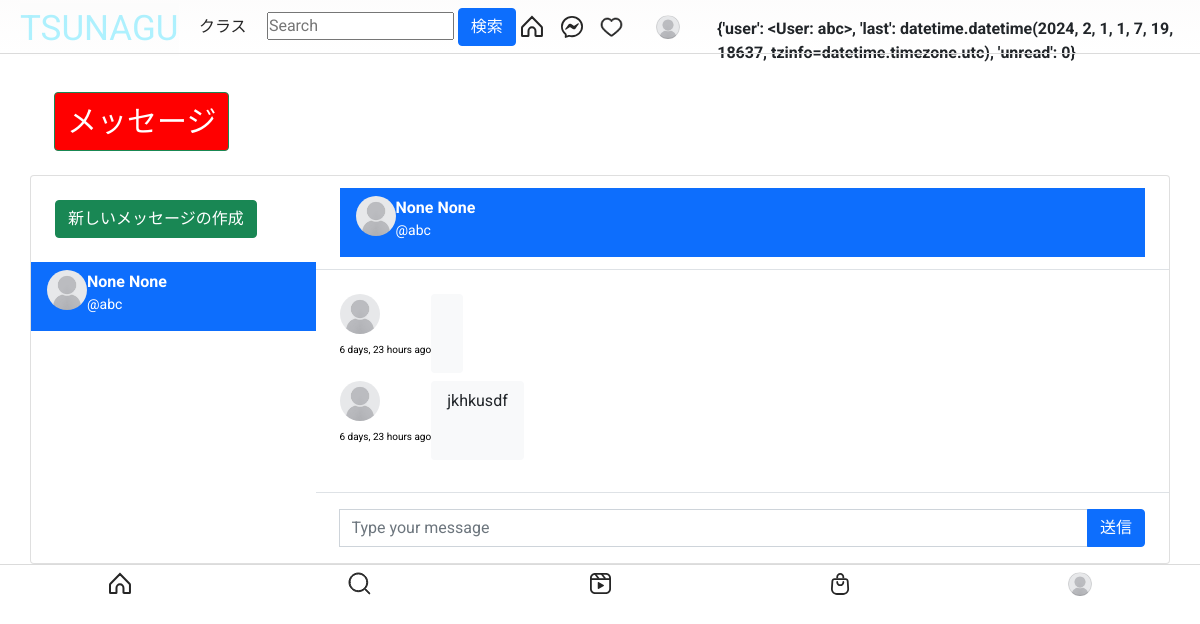
The app's page /message/ (signed in) with its own data.
### User_app/models.py (models this page shows, shortened)
class Profile(models.Model):
    user = models.OneToOneField(User, related_name='profile', on_delete=models.CASCADE)
    image = models.ImageField(upload_to="profile_pciture", null=True, default="default.jpg")
    first_name = models.CharField(max_length=200, null=True, blank=True)
    last_name = models.CharField(max_length=200, null=True, blank=True)
    bio = models.CharField(max_length=200, null=True, blank=True)
    location = models.CharField(max_length=200, null=True, blank=True)
    url = models.URLField(max_length=200, null=True, blank=True)
    favourite = models.ManyToManyField(Post, blank=True)

### direct_app/models.py (models this page shows, shortened)
class Message(models.Model):
    user = models.ForeignKey(User, on_delete=models.CASCADE, related_name="user",verbose_name='ユーザー名')
    sender = models.ForeignKey(User, on_delete=models.CASCADE, related_name="from_user",verbose_name='送信者')
    reciepient = models.ForeignKey(User, on_delete=models.CASCADE, related_name="to_user",verbose_name='受信者')
    body = models.TextField(null=True)
    date = models.DateTimeField(auto_now_add=True,verbose_name='日付')
    is_read = models.BooleanField(default=False)
    class Meta:
        verbose_name_plural='メッセージ'
    def get_message(user):
        users = []
        messages = Message.objects.filter(user=user).values('reciepient').annotate(last=Max('date')).order_by('-last')
        for message in messages:
            users.append({
                'user': User.objects.get(pk=message['reciepient']),
                'last': message['last'],
                'unread': Message.objects.filter(user=user, reciepient__pk=message['reciepient'], is_read=False).count()
            })
        return users

### direct_app/views.py (the view)
# urls.py: path('', inbox, name="message"),
@login_required
def inbox(request):
    user = request.user
    messages = Message.get_message(user=request.user)
    active_direct = None
    directs = None
    profile = get_object_or_404(Profile, user=user)
    if messages:
        message = messages[0]
        active_direct = message['user'].username
        directs = Message.objects.filter(user=request.user, reciepient=message['user'])
        directs.update(is_read=True)
        for message in messages:
            if message['user'].username == active_direct:
                message['unread'] = 0
    context = {
        'directs':directs,
        'messages': messages,
        'active_direct': active_direct,
        'profile': profile,
    }
    return render(request, 'directs/direct.html', context)

### Post_app/context_processor.py (called while the page is built)
def default(rq):
    categories=Category.objects.all()
    return{
        'categories':categories,
    }

### templates/directs/direct.html (shortened to what this page needs)
{% extends 'base.html' %}
{% load static %}
{% block content %}
{% load humanize %}
<head>
	<link href="https://cdn.jsdelivr.net/npm/bootstrap@5.1.3/dist/css/bootstrap.min.css" rel="stylesheet">
</head>
<br><br>
<main class="conetent">
    <div class="container p-0">
		<div class="px-4 d-none d-md-block">
			<div class="d-flex align-items-center">
				<div class="flex-grow-1">
					<a style="background-color: red;font-size: 30px;" class="btn btn-success mt-4 mb-4">メッセージ</a>
				</div>
			</div>
		</div>
		<div class="card">
			<div class="row g-0">
				<div class="col-12 col-lg-12 col-xl-3 border-right chat-messages" >
					<div class="px-4 d-none d-md-block">
						<div class="d-flex align-items-center">
							<div class="flex-grow-1">
								<a href="{% url 'search-users' %}" class="btn btn-success mt-4 mb-4">新しいメッセージの作成</a>
							</div>
						</div>
					</div>
					{% for message in messages %}
					<a href="{% url 'directs' message.user.username %}" class="list-group-item list-group-item-action border-0 {% if active_direct == message.user.username %}active{% endif %}">
						<div class="d-flex align-items-start pb-2">
								<img src="{{ message.user.profile.image.url }}" class="rounded-circle mr-1" alt="img" width="40" height="40">
							<div class="flex-grow-1 ml-6">
								<b>{{message.user.profile.first_name}} {{message.user.profile.last_name}}</b>
								<div class="small"> @{{message.user.username}}</div>
							</div>
						</div>
					</a>
					{% endfor %}
				</div>
				<div class="col-12 col-lg-7 col-xl-9">
					<div class="py-2 px-4 border-bottom d-none d-lg-block">
						<div class="d-flex align-items-center py-1">
							{% for message in messages %}
							<a href="{% url 'directs' message.user.username %}" class="list-group-item list-group-item-action border-0 {% if active_direct == message.user.username %}active{% endif %}">
								<div class="d-flex align-items-start pb-2">
										<img src="{{ message.user.profile.image.url }}" class="rounded-circle mr-1" alt="img" width="40" height="40">
									<div class="flex-grow-1 ml-6">
										<b>{{message.user.profile.first_name}} {{message.user.profile.last_name}}</b>
										<div class="small"> @{{message.user.username}}</div>
									</div>
								</div>
							</a>
							{% endfor %}
						</div>
					</div>
					<div class="position-relative">
						<div class="chat-messages p-4">
									{% for direct in directs %}
										{% if direct.sender == request.user %}
											<div class="chat-message-right pb-2">
												<div>
													<a href=""><img src="{{ direct.sender.profile.image.url }}" class="rounded-circle mr-1" alt="img" width="40" height="40"></a>
													<div class="text-muted small text-nowrap mt-2" style="font-size:10px; color: rgba(180, 180, 180, 0);"><p style="font-size:10px; color: black;">{{direct.date|naturaltime}}</p></div>
												</div>
												<div class="flex-shrink-1 bg-light rounded py-2 px-3 ml-3">
													{{direct.body}}
												</div>
											</div>
										{% else %}
											<div class="chat-message-left pb-2">
												<div>
													<a href=""><img src="{{ direct.sender.profile.image.url }}" class="rounded-circle mr-1" alt="img" width="40" height="40"></a>
													<div class="text-muted small text-nowrap mt-2" style="font-size:10px; color: rgba(180, 180, 180, 0);"><p style="font-size:10px; color: black;">{{direct.date|naturaltime}}</p></div>
												</div>
												<div class="flex-shrink-1 bg-light rounded py-2 px-3 ml-3">
													{{direct.body}}
												</div>
											</div>
										{% endif %}
									{% endfor %}
						</div>
					</div>
						<div class="flex-grow-0 py-3 px-4 border-top">
							<form method="POST" action="{% url 'send-directs' %}">
								<div class="input-group">
									<input name="body" type="text" class="form-control" placeholder="Type your message">
									<button class="btn btn-primary" type="submit">送信</button>
								</div>
							</form>
						</div>
				</div>
			</div>
		</div>
	</div>
</main>
</html>
{% endblock content %}

### templates/base.html (shortened to what this page needs)
{% load static %}
<!DOCTYPE html>
<html lang="en">
<head>
    <link rel="stylesheet" href="https://cdn.jsdelivr.net/npm/bootstrap-icons@1.8.1/font/bootstrap-icons.css">
    <link href="https://cdn.jsdelivr.net/npm/bootstrap@5.1.3/dist/css/bootstrap.min.css" rel="stylesheet"
>
    <link rel="stylesheet" type="text/css" href="{% static 'assets1/style.css' %}">
</head>
<body>
    <header class="header" style="background: linear-gradient(rgba(252, 251, 251, 0.7), rgba(255, 255, 255, 0.7)), url('your-image.jpg');
    background-blend-mode: overlay;">
        <nav class="header__content">
            <div class="header__buttons">
                <a href="{% url 'home' %}"
                    style="text-decoration: none; background-color: rgba(246, 246, 246, 0.196); color:rgba(0, 213, 255, 0.315);font-size: 35px;"
                    class="header__home">TSUNAGU
                </a>
            </div>
            <div class="dropdown">
                <button class="dropbtn">クラス</button>
            </div>
            <form action="{% url 'search-users' %}" method="GET">
                <div class="headedr__search">
                    <input type="text" placeholder="Search" name="q" value="{{ request.GET.q }}">
                    <button class="btn btn-primary" type="submit">検索</button>
                </div>
            </form>
            <div class="header__buttons header__buttons--desktop">
                <a href="{% url 'home' %}">
                </a>
                <a href="{% url 'message' %}">
                </a>
                <span>
                    <a href="{% url 'show-notification' %}">
                    </a>
                </span>
                <a href="">
                    <button class="profile-button">
                        <a href="{% url 'profile' request.user %}">
                            <div class="profile-button__picture">
                                <img src="{{request.user.profile.image.url}}" alt="User Picture">
                            </div>
                        </a>
                    </button>
                </a>
            </div>
        </nav>
        {% if messages %}
        {% for message in messages %}
        <div class="alert alert-{{message.tags}}">
            <strong>{{message}}</strong>
        </div>
        {% endfor %}
        {% endif %}
    </header>
    {% block content %}
    {% endblock content %}
    <nav class="navbar">
        <a href="#" class="navbar__button">
        </a>
        <a href="#" class="navbar__button">
        </a>
        <a href="#" class="navbar__button">
        </a>
        <a href="#" class="navbar__button">
        </a>
        <a href="{% url 'profile' request.user %}" class="navbar__button profile-button">
            <div class="profile-button__picture">
                <img src="{{request.user.profile.image.url}}" alt="User Picture">
            </div>
        </a>
    </nav>
</body>
</html>

### static/assets1/style.css (style rules this page uses)
*, *::after, *::before { box-sizing: border-box; margin: 0; padding: 0; }
*, button, input, select, textarea { font-family: 'Roboto', sans-serif; }
:root { --primary: hsl(0, 0%, 100%); --secondary: hsl(0, 0%, 98%); --border: hsl(0, 0%, 86%); --story-border: hsl(0, 0%, 78%); --img-border: hsla(0, 0%, 0%, 0.1); --text-dark: hsl(0, 0%, 15%); --text-light: hsl(0, 0%, 60%); --like: hsl(355, 82%, 61%); --link: hsl(204, 100%, 48%); --header-height: 44px; --nav-height: 44px; }
body { min-height: 100vh; display: flex; flex-direction: column; overflow-y: auto; }
svg { display: block; }
img { max-width: 100%; }
.header { width: 100%; height: var(--header-height); background-color: var(--primary); display: flex; justify-content: center; position: fixed; top: 0; left: 0; z-index: 2; }
.header::after { content: ''; position: absolute; bottom: 0; width: 100%; height: 1px; background-color: var(--border); }
.header__content { width: 100%; max-width: 975px; padding: 0 14px; display: flex; justify-content: space-between; align-items: center; }
.header__home { margin-top: 5px; }
.header__buttons { display: flex; align-items: center; gap: 16px; }
.navbar { width: 100%; height: var(--nav-height); background-color: var(--primary); display: flex; position: fixed; bottom: 0; left: 0; z-index: 2; }
.navbar::after { content: ''; position: absolute; top: 0; width: 100%; height: 1px; background-color: var(--border); }
.navbar__button { flex: 1 0 auto; display: flex; justify-content: center; align-items: center; }
.profile-button { background-color: transparent; border: none; outline: none; cursor: pointer; position: relative; }
.profile-button__picture { width: 24px; height: 24px; border-radius: 50%; overflow: hidden; position: relative; }
.profile-button__picture::after { content: ''; position: absolute; top: 0; bottom: 0; left: 0; right: 0; border: 1px solid var(--img-border); border-radius: 50%; }
@media (min-width: 768px) { :root { --header-height: 54px; --nav-height: 0px; } }
@media (min-width: 768px) { .header__content { padding: 0 20px; } }
@media (min-width: 768px) { .navbar { display: none; } }

### templates/base.html (style rules this page uses)
.dropbtn { background-color: transparent; color: var(--text-dark); padding: 12px 16px; border: none; cursor: pointer; }

### templates/directs/direct.html (style rules this page uses)
body { margin-top:20px; }
.chat-messages { display: flex; flex-direction: column; max-height: 800px; overflow-y: scroll }
.chat-message-left, .chat-message-right { display: flex; flex-shrink: 0 }
.chat-message-left { margin-right: auto }
.py-3 { padding-top: 1rem!important; padding-bottom: 1rem!important; }
.px-4 { padding-right: 1.5rem!important; padding-left: 1.5rem!important; }
.flex-grow-0 { flex-grow: 0!important; }
.border-top { border-top: 1px solid #dee2e6!important; }

### records on screen
Message: sender.profile.image (placeholder picture), date "6 days, 23 hours ago"
Message: sender.profile.image (placeholder picture), date "6 days, 23 hours ago", body "jkhkusdf"

### other values on screen
{{ message }} "{'user': <User: abc>, 'last': datetime.datetime(2024, 2, 1, 1, 7, 19, 18637, tzinfo=datetime.timezone.utc), 'unread': 0}"
{{ message.user.profile.first_name }} "None"
{{ message.user.profile.last_name }} "None"
{{ message.user.username }} "abc"
